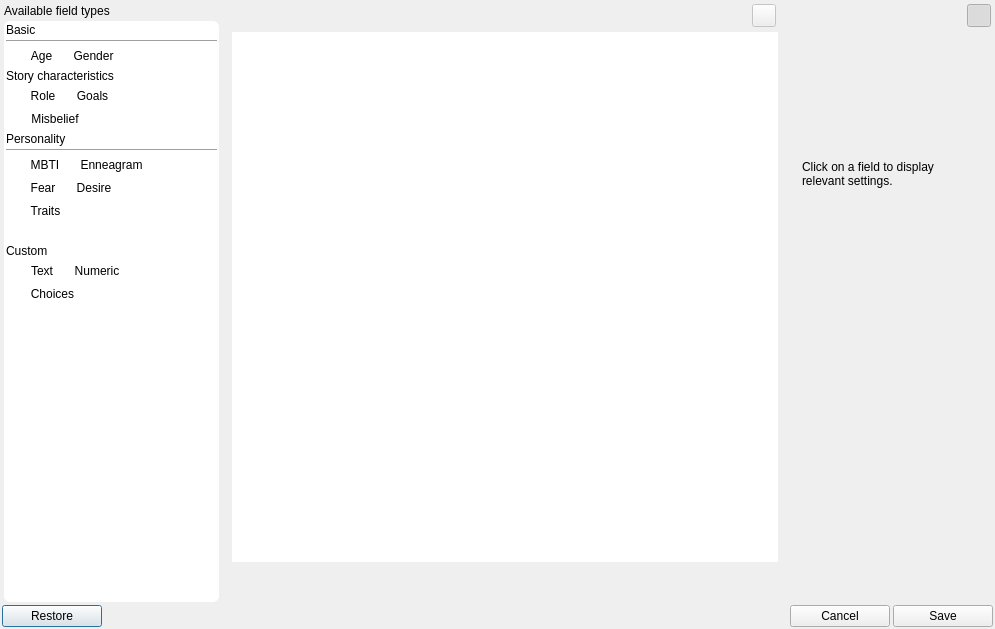
<?xml version="1.0" encoding="UTF-8"?>
<ui version="4.0">
 <class>CharacterProfileEditorDialog</class>
 <widget class="QDialog" name="CharacterProfileEditorDialog">
  <property name="geometry">
   <rect>
    <x>0</x>
    <y>0</y>
    <width>995</width>
    <height>629</height>
   </rect>
  </property>
  <property name="windowTitle">
   <string>Character Profile Editor</string>
  </property>
  <property name="styleSheet">
   <string notr="true"/>
  </property>
  <layout class="QVBoxLayout" name="verticalLayout_8">
   <property name="spacing">
    <number>3</number>
   </property>
   <property name="leftMargin">
    <number>2</number>
   </property>
   <property name="topMargin">
    <number>2</number>
   </property>
   <property name="rightMargin">
    <number>2</number>
   </property>
   <property name="bottomMargin">
    <number>2</number>
   </property>
   <item>
    <layout class="QHBoxLayout" name="horizontalLayout_6">
     <item>
      <layout class="QVBoxLayout" name="verticalLayout_6">
       <property name="leftMargin">
        <number>2</number>
       </property>
       <property name="topMargin">
        <number>2</number>
       </property>
       <item>
        <widget class="QLabel" name="label_5">
         <property name="text">
          <string>Available field types</string>
         </property>
        </widget>
       </item>
       <item>
        <widget class="QFrame" name="inventory">
         <property name="maximumSize">
          <size>
           <width>215</width>
           <height>16777215</height>
          </size>
         </property>
         <property name="styleSheet">
          <string notr="true">#inventory {
	background-color: rgb(255, 255, 255);
	border-radius: 6px;
	border: 1 px solid black;
}

QToolButton {
	background-color: rgb(255, 255, 255);
	border-radius: 6px;
	border: 1 px solid black;
}</string>
         </property>
         <property name="frameShape">
          <enum>QFrame::StyledPanel</enum>
         </property>
         <property name="frameShadow">
          <enum>QFrame::Raised</enum>
         </property>
         <layout class="QVBoxLayout" name="verticalLayout">
          <property name="spacing">
           <number>3</number>
          </property>
          <property name="leftMargin">
           <number>2</number>
          </property>
          <property name="topMargin">
           <number>2</number>
          </property>
          <property name="rightMargin">
           <number>2</number>
          </property>
          <property name="bottomMargin">
           <number>2</number>
          </property>
          <item>
           <widget class="QLabel" name="label_6">
            <property name="text">
             <string>Basic</string>
            </property>
           </widget>
          </item>
          <item>
           <widget class="Line" name="line_2">
            <property name="orientation">
             <enum>Qt::Horizontal</enum>
            </property>
           </widget>
          </item>
          <item>
           <layout class="QHBoxLayout" name="horizontalLayout_3">
            <property name="spacing">
             <number>12</number>
            </property>
            <item>
             <spacer name="horizontalSpacer_4">
              <property name="orientation">
               <enum>Qt::Horizontal</enum>
              </property>
              <property name="sizeType">
               <enum>QSizePolicy::Preferred</enum>
              </property>
              <property name="sizeHint" stdset="0">
               <size>
                <width>20</width>
                <height>20</height>
               </size>
              </property>
             </spacer>
            </item>
            <item>
             <widget class="QToolButton" name="btnAge">
              <property name="cursor">
               <cursorShape>OpenHandCursor</cursorShape>
              </property>
              <property name="text">
               <string>Age</string>
              </property>
              <property name="iconSize">
               <size>
                <width>24</width>
                <height>24</height>
               </size>
              </property>
              <property name="toolButtonStyle">
               <enum>Qt::ToolButtonTextUnderIcon</enum>
              </property>
             </widget>
            </item>
            <item>
             <widget class="QToolButton" name="btnGender">
              <property name="cursor">
               <cursorShape>OpenHandCursor</cursorShape>
              </property>
              <property name="text">
               <string>Gender</string>
              </property>
              <property name="iconSize">
               <size>
                <width>24</width>
                <height>24</height>
               </size>
              </property>
              <property name="toolButtonStyle">
               <enum>Qt::ToolButtonTextUnderIcon</enum>
              </property>
             </widget>
            </item>
            <item>
             <spacer name="horizontalSpacer_2">
              <property name="orientation">
               <enum>Qt::Horizontal</enum>
              </property>
              <property name="sizeHint" stdset="0">
               <size>
                <width>40</width>
                <height>20</height>
               </size>
              </property>
             </spacer>
            </item>
           </layout>
          </item>
          <item>
           <widget class="QLabel" name="label_7">
            <property name="text">
             <string>Story characteristics</string>
            </property>
           </widget>
          </item>
          <item>
           <layout class="QHBoxLayout" name="horizontalLayout_10">
            <property name="spacing">
             <number>12</number>
            </property>
            <item>
             <spacer name="horizontalSpacer_8">
              <property name="orientation">
               <enum>Qt::Horizontal</enum>
              </property>
              <property name="sizeType">
               <enum>QSizePolicy::Preferred</enum>
              </property>
              <property name="sizeHint" stdset="0">
               <size>
                <width>20</width>
                <height>20</height>
               </size>
              </property>
             </spacer>
            </item>
            <item>
             <widget class="QToolButton" name="btnRole">
              <property name="cursor">
               <cursorShape>OpenHandCursor</cursorShape>
              </property>
              <property name="text">
               <string>Role</string>
              </property>
              <property name="iconSize">
               <size>
                <width>24</width>
                <height>24</height>
               </size>
              </property>
              <property name="toolButtonStyle">
               <enum>Qt::ToolButtonTextUnderIcon</enum>
              </property>
             </widget>
            </item>
            <item>
             <widget class="QToolButton" name="btnGoal">
              <property name="cursor">
               <cursorShape>OpenHandCursor</cursorShape>
              </property>
              <property name="text">
               <string>Goals</string>
              </property>
              <property name="iconSize">
               <size>
                <width>24</width>
                <height>24</height>
               </size>
              </property>
              <property name="toolButtonStyle">
               <enum>Qt::ToolButtonTextUnderIcon</enum>
              </property>
             </widget>
            </item>
            <item>
             <spacer name="horizontalSpacer_9">
              <property name="orientation">
               <enum>Qt::Horizontal</enum>
              </property>
              <property name="sizeHint" stdset="0">
               <size>
                <width>40</width>
                <height>20</height>
               </size>
              </property>
             </spacer>
            </item>
           </layout>
          </item>
          <item>
           <layout class="QHBoxLayout" name="horizontalLayout_2">
            <property name="spacing">
             <number>12</number>
            </property>
            <item>
             <spacer name="horizontalSpacer_12">
              <property name="orientation">
               <enum>Qt::Horizontal</enum>
              </property>
              <property name="sizeType">
               <enum>QSizePolicy::Preferred</enum>
              </property>
              <property name="sizeHint" stdset="0">
               <size>
                <width>20</width>
                <height>20</height>
               </size>
              </property>
             </spacer>
            </item>
            <item>
             <widget class="QToolButton" name="btnMisbelief">
              <property name="cursor">
               <cursorShape>OpenHandCursor</cursorShape>
              </property>
              <property name="text">
               <string>Misbelief</string>
              </property>
              <property name="iconSize">
               <size>
                <width>24</width>
                <height>24</height>
               </size>
              </property>
              <property name="toolButtonStyle">
               <enum>Qt::ToolButtonTextUnderIcon</enum>
              </property>
             </widget>
            </item>
            <item>
             <spacer name="horizontalSpacer_13">
              <property name="orientation">
               <enum>Qt::Horizontal</enum>
              </property>
              <property name="sizeHint" stdset="0">
               <size>
                <width>40</width>
                <height>20</height>
               </size>
              </property>
             </spacer>
            </item>
           </layout>
          </item>
          <item>
           <widget class="QLabel" name="label">
            <property name="text">
             <string>Personality</string>
            </property>
           </widget>
          </item>
          <item>
           <widget class="Line" name="line">
            <property name="orientation">
             <enum>Qt::Horizontal</enum>
            </property>
           </widget>
          </item>
          <item>
           <layout class="QHBoxLayout" name="horizontalLayout">
            <property name="spacing">
             <number>12</number>
            </property>
            <item>
             <spacer name="horizontalSpacer_5">
              <property name="orientation">
               <enum>Qt::Horizontal</enum>
              </property>
              <property name="sizeType">
               <enum>QSizePolicy::Preferred</enum>
              </property>
              <property name="sizeHint" stdset="0">
               <size>
                <width>20</width>
                <height>20</height>
               </size>
              </property>
             </spacer>
            </item>
            <item>
             <widget class="QToolButton" name="btnMbti">
              <property name="cursor">
               <cursorShape>OpenHandCursor</cursorShape>
              </property>
              <property name="text">
               <string>MBTI</string>
              </property>
              <property name="iconSize">
               <size>
                <width>24</width>
                <height>24</height>
               </size>
              </property>
              <property name="toolButtonStyle">
               <enum>Qt::ToolButtonTextUnderIcon</enum>
              </property>
             </widget>
            </item>
            <item>
             <widget class="QToolButton" name="btnEnneagram">
              <property name="cursor">
               <cursorShape>OpenHandCursor</cursorShape>
              </property>
              <property name="text">
               <string>Enneagram</string>
              </property>
              <property name="iconSize">
               <size>
                <width>24</width>
                <height>24</height>
               </size>
              </property>
              <property name="toolButtonStyle">
               <enum>Qt::ToolButtonTextUnderIcon</enum>
              </property>
             </widget>
            </item>
            <item>
             <spacer name="horizontalSpacer">
              <property name="orientation">
               <enum>Qt::Horizontal</enum>
              </property>
              <property name="sizeHint" stdset="0">
               <size>
                <width>40</width>
                <height>20</height>
               </size>
              </property>
             </spacer>
            </item>
           </layout>
          </item>
          <item>
           <layout class="QHBoxLayout" name="horizontalLayout_8">
            <property name="spacing">
             <number>12</number>
            </property>
            <item>
             <spacer name="horizontalSpacer_18">
              <property name="orientation">
               <enum>Qt::Horizontal</enum>
              </property>
              <property name="sizeType">
               <enum>QSizePolicy::Preferred</enum>
              </property>
              <property name="sizeHint" stdset="0">
               <size>
                <width>20</width>
                <height>20</height>
               </size>
              </property>
             </spacer>
            </item>
            <item>
             <widget class="QToolButton" name="btnFear">
              <property name="cursor">
               <cursorShape>OpenHandCursor</cursorShape>
              </property>
              <property name="text">
               <string>Fear</string>
              </property>
              <property name="iconSize">
               <size>
                <width>24</width>
                <height>24</height>
               </size>
              </property>
              <property name="toolButtonStyle">
               <enum>Qt::ToolButtonTextUnderIcon</enum>
              </property>
             </widget>
            </item>
            <item>
             <widget class="QToolButton" name="btnDesire">
              <property name="cursor">
               <cursorShape>OpenHandCursor</cursorShape>
              </property>
              <property name="text">
               <string>Desire</string>
              </property>
              <property name="iconSize">
               <size>
                <width>24</width>
                <height>24</height>
               </size>
              </property>
              <property name="toolButtonStyle">
               <enum>Qt::ToolButtonTextUnderIcon</enum>
              </property>
             </widget>
            </item>
            <item>
             <spacer name="horizontalSpacer_19">
              <property name="orientation">
               <enum>Qt::Horizontal</enum>
              </property>
              <property name="sizeHint" stdset="0">
               <size>
                <width>40</width>
                <height>20</height>
               </size>
              </property>
             </spacer>
            </item>
           </layout>
          </item>
          <item>
           <layout class="QHBoxLayout" name="horizontalLayout_12">
            <property name="spacing">
             <number>12</number>
            </property>
            <item>
             <spacer name="horizontalSpacer_22">
              <property name="orientation">
               <enum>Qt::Horizontal</enum>
              </property>
              <property name="sizeType">
               <enum>QSizePolicy::Preferred</enum>
              </property>
              <property name="sizeHint" stdset="0">
               <size>
                <width>20</width>
                <height>20</height>
               </size>
              </property>
             </spacer>
            </item>
            <item>
             <widget class="QToolButton" name="btnTraits">
              <property name="cursor">
               <cursorShape>OpenHandCursor</cursorShape>
              </property>
              <property name="text">
               <string>Traits</string>
              </property>
              <property name="iconSize">
               <size>
                <width>24</width>
                <height>24</height>
               </size>
              </property>
              <property name="toolButtonStyle">
               <enum>Qt::ToolButtonTextUnderIcon</enum>
              </property>
             </widget>
            </item>
            <item>
             <spacer name="horizontalSpacer_23">
              <property name="orientation">
               <enum>Qt::Horizontal</enum>
              </property>
              <property name="sizeHint" stdset="0">
               <size>
                <width>40</width>
                <height>20</height>
               </size>
              </property>
             </spacer>
            </item>
           </layout>
          </item>
          <item>
           <spacer name="horizontalSpacer_17">
            <property name="orientation">
             <enum>Qt::Horizontal</enum>
            </property>
            <property name="sizeHint" stdset="0">
             <size>
              <width>40</width>
              <height>20</height>
             </size>
            </property>
           </spacer>
          </item>
          <item>
           <widget class="QLabel" name="label_3">
            <property name="text">
             <string>Custom</string>
            </property>
           </widget>
          </item>
          <item>
           <layout class="QHBoxLayout" name="horizontalLayout_9">
            <property name="spacing">
             <number>12</number>
            </property>
            <item>
             <spacer name="horizontalSpacer_20">
              <property name="orientation">
               <enum>Qt::Horizontal</enum>
              </property>
              <property name="sizeType">
               <enum>QSizePolicy::Preferred</enum>
              </property>
              <property name="sizeHint" stdset="0">
               <size>
                <width>20</width>
                <height>20</height>
               </size>
              </property>
             </spacer>
            </item>
            <item>
             <widget class="QToolButton" name="btnCustomText">
              <property name="cursor">
               <cursorShape>OpenHandCursor</cursorShape>
              </property>
              <property name="text">
               <string>Text</string>
              </property>
              <property name="iconSize">
               <size>
                <width>24</width>
                <height>24</height>
               </size>
              </property>
              <property name="toolButtonStyle">
               <enum>Qt::ToolButtonTextUnderIcon</enum>
              </property>
             </widget>
            </item>
            <item>
             <widget class="QToolButton" name="btnCustomNumber">
              <property name="cursor">
               <cursorShape>OpenHandCursor</cursorShape>
              </property>
              <property name="text">
               <string>Numeric</string>
              </property>
              <property name="iconSize">
               <size>
                <width>24</width>
                <height>24</height>
               </size>
              </property>
              <property name="toolButtonStyle">
               <enum>Qt::ToolButtonTextUnderIcon</enum>
              </property>
             </widget>
            </item>
            <item>
             <spacer name="horizontalSpacer_21">
              <property name="orientation">
               <enum>Qt::Horizontal</enum>
              </property>
              <property name="sizeHint" stdset="0">
               <size>
                <width>40</width>
                <height>20</height>
               </size>
              </property>
             </spacer>
            </item>
           </layout>
          </item>
          <item>
           <layout class="QHBoxLayout" name="horizontalLayout_7">
            <property name="spacing">
             <number>12</number>
            </property>
            <item>
             <spacer name="horizontalSpacer_14">
              <property name="orientation">
               <enum>Qt::Horizontal</enum>
              </property>
              <property name="sizeType">
               <enum>QSizePolicy::Preferred</enum>
              </property>
              <property name="sizeHint" stdset="0">
               <size>
                <width>20</width>
                <height>20</height>
               </size>
              </property>
             </spacer>
            </item>
            <item>
             <widget class="QToolButton" name="btnCustomChoices">
              <property name="cursor">
               <cursorShape>OpenHandCursor</cursorShape>
              </property>
              <property name="text">
               <string>Choices</string>
              </property>
              <property name="iconSize">
               <size>
                <width>24</width>
                <height>24</height>
               </size>
              </property>
              <property name="toolButtonStyle">
               <enum>Qt::ToolButtonTextUnderIcon</enum>
              </property>
             </widget>
            </item>
            <item>
             <spacer name="horizontalSpacer_15">
              <property name="orientation">
               <enum>Qt::Horizontal</enum>
              </property>
              <property name="sizeHint" stdset="0">
               <size>
                <width>40</width>
                <height>20</height>
               </size>
              </property>
             </spacer>
            </item>
           </layout>
          </item>
          <item>
           <spacer name="verticalSpacer">
            <property name="orientation">
             <enum>Qt::Vertical</enum>
            </property>
            <property name="sizeHint" stdset="0">
             <size>
              <width>20</width>
              <height>40</height>
             </size>
            </property>
           </spacer>
          </item>
         </layout>
        </widget>
       </item>
      </layout>
     </item>
     <item>
      <spacer name="verticalSpacer_2">
       <property name="orientation">
        <enum>Qt::Vertical</enum>
       </property>
       <property name="sizeHint" stdset="0">
        <size>
         <width>10</width>
         <height>40</height>
        </size>
       </property>
      </spacer>
     </item>
     <item>
      <layout class="QVBoxLayout" name="verticalLayout_3">
       <item>
        <widget class="QWidget" name="widget" native="true">
         <layout class="QHBoxLayout" name="horizontalLayout_4">
          <property name="spacing">
           <number>3</number>
          </property>
          <property name="leftMargin">
           <number>2</number>
          </property>
          <property name="topMargin">
           <number>2</number>
          </property>
          <property name="rightMargin">
           <number>2</number>
          </property>
          <property name="bottomMargin">
           <number>2</number>
          </property>
          <item>
           <spacer name="horizontalSpacer_6">
            <property name="orientation">
             <enum>Qt::Horizontal</enum>
            </property>
            <property name="sizeHint" stdset="0">
             <size>
              <width>112</width>
              <height>20</height>
             </size>
            </property>
           </spacer>
          </item>
          <item>
           <widget class="QToolButton" name="btnRemove">
            <property name="enabled">
             <bool>false</bool>
            </property>
            <property name="text">
             <string/>
            </property>
           </widget>
          </item>
         </layout>
        </widget>
       </item>
       <item>
        <widget class="QWidget" name="wdgEditor" native="true">
         <property name="sizePolicy">
          <sizepolicy hsizetype="Expanding" vsizetype="Expanding">
           <horstretch>0</horstretch>
           <verstretch>0</verstretch>
          </sizepolicy>
         </property>
         <property name="styleSheet">
          <string notr="true">QWidget#wdgEditor {
background-color: rgb(255, 255, 255);
}</string>
         </property>
         <property name="whiteBg" stdset="0">
          <bool>true</bool>
         </property>
         <layout class="QVBoxLayout" name="verticalLayout_2"/>
        </widget>
       </item>
       <item>
        <spacer name="verticalSpacer_4">
         <property name="orientation">
          <enum>Qt::Vertical</enum>
         </property>
         <property name="sizeType">
          <enum>QSizePolicy::Preferred</enum>
         </property>
         <property name="sizeHint" stdset="0">
          <size>
           <width>20</width>
           <height>40</height>
          </size>
         </property>
        </spacer>
       </item>
      </layout>
     </item>
     <item>
      <spacer name="verticalSpacer_3">
       <property name="orientation">
        <enum>Qt::Vertical</enum>
       </property>
       <property name="sizeHint" stdset="0">
        <size>
         <width>10</width>
         <height>40</height>
        </size>
       </property>
      </spacer>
     </item>
     <item>
      <layout class="QVBoxLayout" name="verticalLayout_4">
       <property name="topMargin">
        <number>2</number>
       </property>
       <property name="rightMargin">
        <number>2</number>
       </property>
       <item alignment="Qt::AlignRight|Qt::AlignTop">
        <widget class="QToolButton" name="btnSettings">
         <property name="cursor">
          <cursorShape>PointingHandCursor</cursorShape>
         </property>
         <property name="text">
          <string/>
         </property>
         <property name="checkable">
          <bool>true</bool>
         </property>
         <property name="checked">
          <bool>true</bool>
         </property>
        </widget>
       </item>
       <item>
        <widget class="QWidget" name="wdgSettings" native="true">
         <property name="maximumSize">
          <size>
           <width>200</width>
           <height>16777215</height>
          </size>
         </property>
         <layout class="QVBoxLayout" name="verticalLayout_5">
          <property name="spacing">
           <number>2</number>
          </property>
          <property name="leftMargin">
           <number>2</number>
          </property>
          <property name="topMargin">
           <number>2</number>
          </property>
          <property name="rightMargin">
           <number>2</number>
          </property>
          <property name="bottomMargin">
           <number>2</number>
          </property>
          <item>
           <widget class="QStackedWidget" name="stackedSettings">
            <property name="currentIndex">
             <number>0</number>
            </property>
            <widget class="QWidget" name="pageInfo">
             <layout class="QVBoxLayout" name="verticalLayout_9">
              <item>
               <widget class="QLabel" name="lblInfoForSettings">
                <property name="text">
                 <string>Click on a field to display relevant settings.</string>
                </property>
                <property name="wordWrap">
                 <bool>true</bool>
                </property>
               </widget>
              </item>
             </layout>
            </widget>
            <widget class="QWidget" name="pageSettings">
             <layout class="QVBoxLayout" name="verticalLayout_10">
              <item>
               <widget class="QLabel" name="label_2">
                <property name="text">
                 <string>Settings</string>
                </property>
               </widget>
              </item>
              <item>
               <widget class="Line" name="line_3">
                <property name="orientation">
                 <enum>Qt::Horizontal</enum>
                </property>
               </widget>
              </item>
              <item>
               <widget class="QWidget" name="wdgFieldProperties" native="true">
                <property name="maximumSize">
                 <size>
                  <width>150</width>
                  <height>16777215</height>
                 </size>
                </property>
                <layout class="QVBoxLayout" name="verticalLayout_7">
                 <item>
                  <widget class="QLineEdit" name="lineLabel">
                   <property name="maximumSize">
                    <size>
                     <width>150</width>
                     <height>16777215</height>
                    </size>
                   </property>
                   <property name="placeholderText">
                    <string>Name</string>
                   </property>
                  </widget>
                 </item>
                 <item>
                  <widget class="QCheckBox" name="cbShowLabel">
                   <property name="enabled">
                    <bool>true</bool>
                   </property>
                   <property name="text">
                    <string>Display name</string>
                   </property>
                  </widget>
                 </item>
                </layout>
               </widget>
              </item>
              <item>
               <layout class="QFormLayout" name="formLayout">
                <item row="0" column="0">
                 <widget class="QLabel" name="lblEmoji">
                  <property name="maximumSize">
                   <size>
                    <width>16777215</width>
                    <height>16777215</height>
                   </size>
                  </property>
                  <property name="text">
                   <string>Emoji:</string>
                  </property>
                 </widget>
                </item>
                <item row="0" column="1">
                 <widget class="QLineEdit" name="lineEmoji">
                  <property name="maximumSize">
                   <size>
                    <width>40</width>
                    <height>16777215</height>
                   </size>
                  </property>
                  <property name="readOnly">
                   <bool>false</bool>
                  </property>
                 </widget>
                </item>
               </layout>
              </item>
              <item>
               <widget class="ItemsEditorWidget" name="wdgChoicesEditor" native="true"/>
              </item>
              <item>
               <spacer name="verticalSpacer_6">
                <property name="orientation">
                 <enum>Qt::Vertical</enum>
                </property>
                <property name="sizeHint" stdset="0">
                 <size>
                  <width>20</width>
                  <height>40</height>
                 </size>
                </property>
               </spacer>
              </item>
             </layout>
            </widget>
           </widget>
          </item>
          <item>
           <spacer name="verticalSpacer_5">
            <property name="orientation">
             <enum>Qt::Vertical</enum>
            </property>
            <property name="sizeHint" stdset="0">
             <size>
              <width>20</width>
              <height>40</height>
             </size>
            </property>
           </spacer>
          </item>
         </layout>
        </widget>
       </item>
      </layout>
     </item>
    </layout>
   </item>
   <item>
    <layout class="QHBoxLayout" name="horizontalLayout_5">
     <item>
      <widget class="QPushButton" name="btnRestore">
       <property name="minimumSize">
        <size>
         <width>100</width>
         <height>0</height>
        </size>
       </property>
       <property name="maximumSize">
        <size>
         <width>100</width>
         <height>16777215</height>
        </size>
       </property>
       <property name="cursor">
        <cursorShape>PointingHandCursor</cursorShape>
       </property>
       <property name="text">
        <string>Restore</string>
       </property>
       <property name="deconstructive" stdset="0">
        <bool>true</bool>
       </property>
       <property name="base" stdset="0">
        <bool>true</bool>
       </property>
      </widget>
     </item>
     <item>
      <spacer name="horizontalSpacer_7">
       <property name="orientation">
        <enum>Qt::Horizontal</enum>
       </property>
       <property name="sizeHint" stdset="0">
        <size>
         <width>40</width>
         <height>20</height>
        </size>
       </property>
      </spacer>
     </item>
     <item>
      <widget class="QPushButton" name="btnCancel">
       <property name="minimumSize">
        <size>
         <width>100</width>
         <height>0</height>
        </size>
       </property>
       <property name="cursor">
        <cursorShape>PointingHandCursor</cursorShape>
       </property>
       <property name="text">
        <string>Cancel</string>
       </property>
       <property name="base" stdset="0">
        <bool>true</bool>
       </property>
      </widget>
     </item>
     <item>
      <widget class="QPushButton" name="btnSave">
       <property name="minimumSize">
        <size>
         <width>100</width>
         <height>0</height>
        </size>
       </property>
       <property name="cursor">
        <cursorShape>PointingHandCursor</cursorShape>
       </property>
       <property name="text">
        <string>Save</string>
       </property>
       <property name="positive" stdset="0">
        <bool>true</bool>
       </property>
       <property name="base" stdset="0">
        <bool>true</bool>
       </property>
      </widget>
     </item>
    </layout>
   </item>
  </layout>
 </widget>
 <customwidgets>
  <customwidget>
   <class>ItemsEditorWidget</class>
   <extends>QWidget</extends>
   <header>src.main.python.plotlyst.view.widget.items_editor</header>
   <container>1</container>
  </customwidget>
 </customwidgets>
 <resources/>
 <connections/>
</ui>
